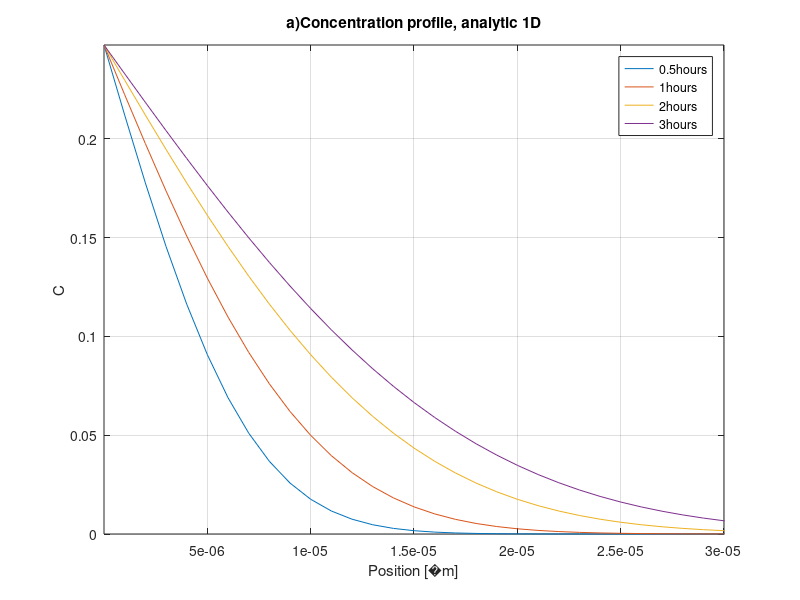

This figure's MATLAB source: (Note: this script raises an error after producing the figure.)
clear all
close all
clc

%-------------Constants------------------
c.D0 = 3.46*10^-5; % [m^2/s]
c.Q = 123800; %[J/mol]
c.R=8.3145; %[J/K*mol]
c.Cstar=2.17*10^3; %[wt%]
c.dH_0=50800; % [J/mol]
c.B0=0.001*10^-6; %[m]
%----------------------------------------

%-------------Variables------------------
v.T_iso=400+273; %[K]
v.C_p=100;
v.C_0=0;
%----------------------------------------

%-------------Diffusion------------------
D_eq = @(T) c.D0*exp(-c.Q/(c.R*T));  % [mm^2/s]
D_T=D_eq(v.T_iso);
%----------------------------------------
%-----------------Ci---------------------
Ci_eq = @(T) c.Cstar*exp(-c.dH_0/(c.R*T));
C_i=Ci_eq(v.T_iso);
%----------------------------------------

t=[0.5,1,2,3]*60*60; %hours

xgrid=5000;
xend=5*10^-3;
x=linspace(c.B0,xend,xgrid); 
dt=1; %time step
dx=x(2)-x(1); %distance step


%Analytic solution
C_an_eq = @(x,t) C_i-(C_i - v.C_0).*erf((x-c.B0)./(2*sqrt(D_T*t)));
figure
for i=1:length(t)
    C_an(:,i)= C_an_eq(x,t(i));
    plot(x,C_an(:,i))
    anlegend{i}=[num2str(t(i)/3600) 'hours'];
    hold on
end
grid
title('a)Concentration profile, analytic 1D')
xlabel('Position [�m]')
ylabel('C')
axis([c.B0 3*10^-5 0 C_i])
legend(anlegend)


%iii)a)-------------------------------------------------------------

%Initial conc.
C_i=Ci_eq(v.T_iso);

%Diffusion
D_T=D_eq(v.T_iso);

%Stability
r=(D_T*dt)/(dx^2);
while r>0.5
    dt=dt/4;
    r=(D_T*dt)/(dx^2);
end
t=0;
dt=1;
Cstart(1:length(x),1)=v.C_0;
Cstart(1,1)=C_i;
j=1;
while t<60*60
    Cnext(:,j)=Cnum(v,r,x,Cstart);
    Cstart=Cnext(:,j);
    j=j+1;
    t=t+dt;
end
C_numeric(:,1)=Cnext(:,j-1);
figure
plot(x,C_an(:,2))
hold on
plot(x,C_numeric(:,1))
grid
legend('Analytic','Numeric')
axis([c.B0 3*10^-5 0 C_i])
title('a)Concentration profile, 1D')
xlabel('Position [µm]')
ylabel('Composition B')
leg = strtrim(cellstr(num2str((t./(60^2))'))');



%Isothermal annealing, analytical solution iii)b)--------------------
k_eq = @(C_i) 2*(C_i-v.C_0)/(v.C_p-v.C_0);

k=k_eq(C_i);

B_eq = @(k,t) c.B0 - (k/sqrt(pi))*sqrt(D_T*t);
B_norm(1)=1;
i=1;
t(1)=0;
dt=1;
while B_norm>0
B_norm(i)= B_eq(k,t(i))/c.B0;
t(i+1)=t(i)+dt;
i=i+1;
end

figure
subplot(2,2,1)
plot(t(1:length(t)-1),B_norm)
axis([0 20 0 1])
title('b)Plate dissolution, 1D')
ylabel('scaled volume fraction')
xlabel('time[s]')
grid



%iii)c)Plate and spherical isothermal
clear t
dt=0.01;
B_num(1)=c.B0;
B_num_norm(1)=1;

r_num(1)=c.B0;
r_num_norm(1)=1;

t(1)=0;
j=1;
while (B_num_norm(j)>0)
t(j+1)=t(j)+dt;
%Backwards euler
    %Plate-like precipitates
    B_num(j+1)=B_num(j)-dt*(k/2)*sqrt(D_T/(pi*t(j+1)));
    B_num_norm(j+1)=B_num(j+1)/c.B0;
    
j=j+1;
end


hold on
plot(t,B_num_norm)
legend('Analytic','Numeric')




%iii)d)----------------------------
%Non isothermal case Two-Step
T2=430+273; %[K]
T1=400+273; %[K]

clear t
xgrid=7000;
xend=5*10^-5;
x=linspace(c.B0,xend,xgrid); 
dt=0.001; %time step
dx=x(2)-x(1); %distance step

t(1)=0;
j=1;
D_1=D_eq(T1);
Ci_1=Ci_eq(T1);
D_2=D_eq(T1);
Ci_2=Ci_eq(T1);

B_num_noniso_2(1)=c.B0;
B_num_noniso_2_norm(1)=1;
B_num_noniso_1(1)=c.B0;
B_num_noniso_1_norm(1)=1;

r= @(D) (D*dt)/(dx^2);
r1=r(D_1);
r2=r(D_1);
Cstart1(1:length(x),1)=v.C_0;
Cstart1(1,1)=C_i;
Cstart2=Cstart1;
alreadychanged1=0;
alreadychanged2=0;
while B_num_noniso_2_norm(j)>0
    t(j+1)=t(j)+dt;
if (B_num_noniso_1_norm(j)<0.7)&&(alreadychanged1==0)
    D_1=D_eq(T2);
    Ci_1=Ci_eq(T2);
    r1=r(D_2);
    if r1>0.5
        display('Numerical stability error: decrease dt or increase dx')
    end
    alreadychanged1=1;
end
if (B_num_noniso_2_norm(j)<0.3)&&(alreadychanged2==0)
    D_2=D_eq(T2);
    Ci_2=Ci_eq(T2);
    r2=r(D_2);
    if r2>0.5
        display('Numerical stability error: decrease dt or increase dx')
    end
    alreadychanged2=1;
end
Cstart1(1,1)=Ci_1;
Cstart2(1,1)=Ci_2;
Cnext1(:,j)=Cnum(v,r1,x,Cstart1(:,1));
Cnext2(:,j)=Cnum(v,r2,x,Cstart2(:,1));

Cstart1(:,1)=Cnext1(:,j);
Cstart2(:,1)=Cnext2(:,j);

B_num_noniso_1(j+1)=B_num_noniso_1(j)+((dt*D_1)/(dx*(v.C_p-Ci_1)))*(Cnext1(2,j)-Cnext1(1,j));
B_num_noniso_1_norm(j+1)=(B_num_noniso_1(j+1))/c.B0;

B_num_noniso_2(j+1)=B_num_noniso_2(j)+((dt*D_2)/(dx*(v.C_p-Ci_2)))*(Cnext2(2,j)-Cnext2(1,j));
B_num_noniso_2_norm(j+1)=(B_num_noniso_2(j+1))/c.B0;

j=j+1;
end

subplot(2,2,2)
plot(t,B_num_noniso_1_norm)
hold on
plot(t,B_num_noniso_2_norm)
axis([0 inf 0 1])
title('d)Plate dissolution, two-step, 1D')
ylabel('scaled volume fraction')
xlabel('time[s]')
grid


%iii)e)----------------------------
%Non isothermal case Two-Step
T1=430+273; %[K]
T2=400+273; %[K]

clear t
clear B_num_noniso_2
clear B_num_noniso_1
clear B_num_noniso_2_norm
clear B_num_noniso_1_norm

t(1)=0;
j=1;
D_1=D_eq(T1);
Ci_1=Ci_eq(T1);
D_2=D_eq(T1);
Ci_2=Ci_eq(T1);

B_num_noniso_2(1)=c.B0;
B_num_noniso_2_norm(1)=1;
B_num_noniso_1(1)=c.B0;
B_num_noniso_1_norm(1)=1;

r1=r(D_1);
r2=r(D_1);
Cstart1(1:length(x),1)=v.C_0;
Cstart1(1,1)=C_i;
Cstart2=Cstart1;
alreadychanged1=0;
alreadychanged2=0;
while B_num_noniso_2_norm(j)>0
    t(j+1)=t(j)+dt;
if (B_num_noniso_1_norm(j)<0.7)&&(alreadychanged1==0)
    D_1=D_eq(T2);
    Ci_1=Ci_eq(T2); 
    r1=r(D_2);
    if r1>0.5
        display('Numerical stability error: decrease dt or increase dx')
    end
end
if (B_num_noniso_2_norm(j)<0.3)&&(alreadychanged2==0)
    D_2=D_eq(T2);
    Ci_2=Ci_eq(T2);
    r2=r(D_2);
    if r2>0.5
        display('Numerical stability error: decrease dt or increase dx')
    end
end
Cstart1(1,1)=Ci_1;
Cstart2(1,1)=Ci_2;
Cnext1(:,j)=Cnum(v,r1,x,Cstart1(:,1));
Cnext2(:,j)=Cnum(v,r2,x,Cstart2(:,1));

Cstart1(:,1)=Cnext1(:,j);
Cstart2(:,1)=Cnext2(:,j);

B_num_noniso_1(j+1)=B_num_noniso_1(j)+((dt*D_1)/(dx*(v.C_p-Ci_1)))*(Cnext1(2,j)-Cnext1(1,j));
B_num_noniso_1_norm(j+1)=(B_num_noniso_1(j+1))/c.B0;

B_num_noniso_2(j+1)=B_num_noniso_2(j)+((dt*D_2)/(dx*(v.C_p-Ci_2)))*(Cnext2(2,j)-Cnext2(1,j));
B_num_noniso_2_norm(j+1)=(B_num_noniso_2(j+1))/c.B0;

j=j+1;
end

figure
plot(t,B_num_noniso_1_norm)
hold on
plot(t,B_num_noniso_2_norm)
axis([0 inf 0 1])
title('Plate dissolution, two-step, 1D')
ylabel('scaled volume fraction')
xlabel('time[s]')
grid

%Isokinetic annealing, analytic solution iii)e)----------------------

D_1=D_T1;
k_1=k_T1;

B_eq = @(k, D,t) c.B0 - (k/sqrt(pi))*sqrt(D*t);
B_normE(1)=1;
i=1;
t=0;
dt=0.1;
while B_normE>0

B_normE(i)= B_eq(k_1, D_1,t(i))/c.B0;
if B_normE(i)<0.7
    D_2=D_T2;
    k_2=k_T2;
    B_normE07(i)= B_eq(k_2, D_2,t(i))/c.B0;
    
    if B_normE07(i)<= 0
       B_normE07(i)=NaN;
    end
end

if B_normE(i)<0.3
    D_2=D_T2;
    k_2=k_T2;
    B_normE03(i)= B_eq(k_2, D_2,t(i))/c.B0;
    
    if B_normE03(i) <= 0
       B_normE03(i) = NaN;
    end
end
t(i+1)=t(i)+dt;
i=i+1;
end
x1=1:(length(t)-1);
subplot(2,2,4)
plot(x1,B_normE, x1,B_normE07, x1,B_normE03)
